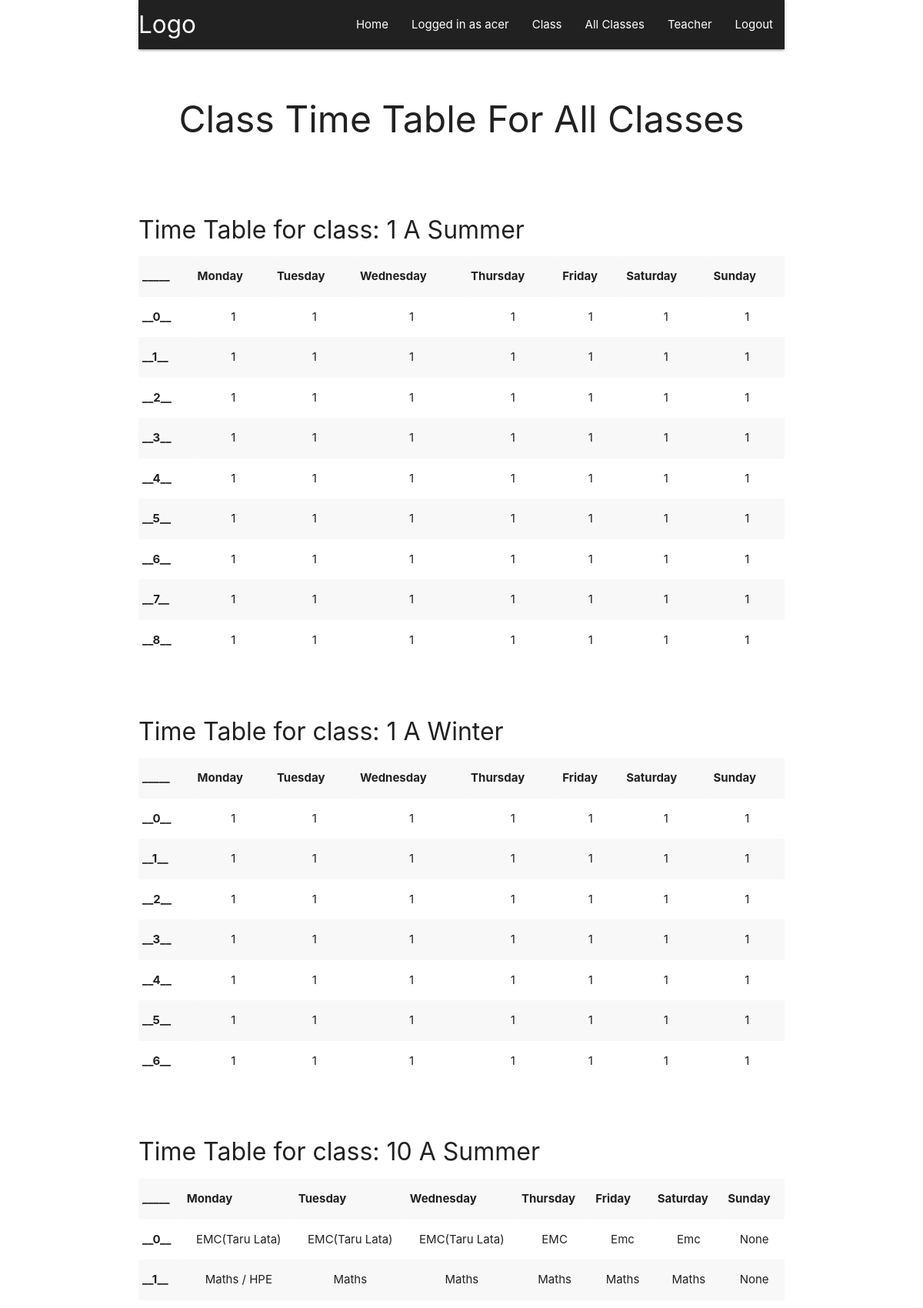
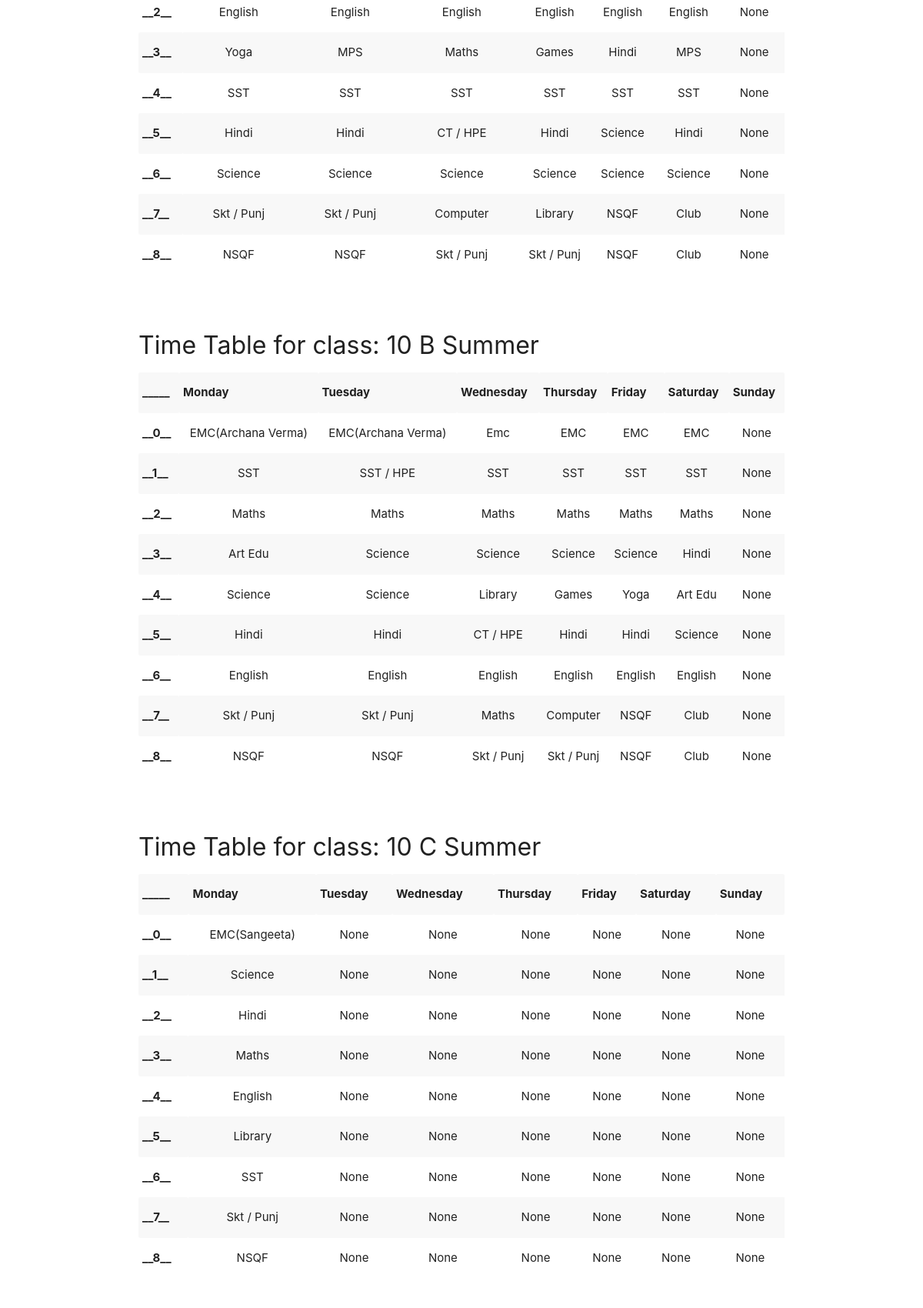
The app's page /classall/ (signed in, upper part) with its own data (2 pictures, top to bottom).
### app1/models.py (models this page shows, shortened)
class cltt(models.Model):
	clno = models.PositiveSmallIntegerField()
	clse = models.CharField(max_length = 10)
	cltime = models.CharField(max_length = 150)
	m0 = models.CharField(max_length = 150, null=True, blank=True)
	m1 = models.CharField(max_length = 150, null=True, blank=True)
	m2 = models.CharField(max_length = 150, null=True, blank=True)
	m3 = models.CharField(max_length = 150, null=True, blank=True)
	m4 = models.CharField(max_length = 150, null=True, blank=True)
	m5 = models.CharField(max_length = 150, null=True, blank=True)
	m6 = models.CharField(max_length = 150, null=True, blank=True)
	m7 = models.CharField(max_length = 150, null=True, blank=True)
	m8 = models.CharField(max_length = 150, null=True, blank=True)
	t0 = models.CharField(max_length = 150, null=True, blank=True)
	t1 = models.CharField(max_length = 150, null=True, blank=True)
	t2 = models.CharField(max_length = 150, null=True, blank=True)
	t3 = models.CharField(max_length = 150, null=True, blank=True)
	t4 = models.CharField(max_length = 150, null=True, blank=True)
	t5 = models.CharField(max_length = 150, null=True, blank=True)
	t6 = models.CharField(max_length = 150, null=True, blank=True)
	t7 = models.CharField(max_length = 150, null=True, blank=True)
	t8 = models.CharField(max_length = 150, null=True, blank=True)
	w0 = models.CharField(max_length = 150, null=True, blank=True)
	w1 = models.CharField(max_length = 150, null=True, blank=True)
	w2 = models.CharField(max_length = 150, null=True, blank=True)
	w3 = models.CharField(max_length = 150, null=True, blank=True)
	w4 = models.CharField(max_length = 150, null=True, blank=True)
	w5 = models.CharField(max_length = 150, null=True, blank=True)
	w6 = models.CharField(max_length = 150, null=True, blank=True)
	w7 = models.CharField(max_length = 150, null=True, blank=True)
	w8 = models.CharField(max_length = 150, null=True, blank=True)
	h0 = models.CharField(max_length = 150, null=True, blank=True)
	h1 = models.CharField(max_length = 150, null=True, blank=True)
	h2 = models.CharField(max_length = 150, null=True, blank=True)
	h3 = models.CharField(max_length = 150, null=True, blank=True)
	h4 = models.CharField(max_length = 150, null=True, blank=True)
	h5 = models.CharField(max_length = 150, null=True, blank=True)
	h6 = models.CharField(max_length = 150, null=True, blank=True)
	h7 = models.CharField(max_length = 150, null=True, blank=True)
	h8 = models.CharField(max_length = 150, null=True, blank=True)
	f0 = models.CharField(max_length = 150, null=True, blank=True)
	f1 = models.CharField(max_length = 150, null=True, blank=True)
	f2 = models.CharField(max_length = 150, null=True, blank=True)
	f3 = models.CharField(max_length = 150, null=True, blank=True)
	f4 = models.CharField(max_length = 150, null=True, blank=True)
	f5 = models.CharField(max_length = 150, null=True, blank=True)
	f6 = models.CharField(max_length = 150, null=True, blank=True)
	f7 = models.CharField(max_length = 150, null=True, blank=True)
	f8 = models.CharField(max_length = 150, null=True, blank=True)
	s0 = models.CharField(max_length = 150, null=True, blank=True)
	s1 = models.CharField(max_length = 150, null=True, blank=True)
	s2 = models.CharField(max_length = 150, null=True, blank=True)
	s3 = models.CharField(max_length = 150, null=True, blank=True)
	s4 = models.CharField(max_length = 150, null=True, blank=True)
	s5 = models.CharField(max_length = 150, null=True, blank=True)
	s6 = models.CharField(max_length = 150, null=True, blank=True)
	s7 = models.CharField(max_length = 150, null=True, blank=True)
	s8 = models.CharField(max_length = 150, null=True, blank=True)
	u0 = models.CharField(max_length = 150, null=True, blank=True)
	u1 = models.CharField(max_length = 150, null=True, blank=True)
	u2 = models.CharField(max_length = 150, null=True, blank=True)
	u3 = models.CharField(max_length = 150, null=True, blank=True)
	u4 = models.CharField(max_length = 150, null=True, blank=True)
	u5 = models.CharField(max_length = 150, null=True, blank=True)
	u6 = models.CharField(max_length = 150, null=True, blank=True)
	u7 = models.CharField(max_length = 150, null=True, blank=True)
	u8 = models.CharField(max_length = 150, null=True, blank=True)

### app1/views.py (the view)
# urls.py: path('classall/', views.classes, name = 'classes'),
def classes(request):
    assert isinstance(request, HttpRequest)
    da = cltt.objects.all()
    return render(
        request,
        'app1/classes.html',
        {
			'title':'All Classes',
			'datas':da,
			'year':datetime.now().year,
		}
	)

### app1/templates/app1/classes.html (shortened to what this page needs)
{% extends "app1/layout.html" %}
{% block content %}
{% if request.user.is_authenticated %}
	<br />
	<h1 align="center">
		Class Time Table For All Classes
	</h1>
	<br />
	<br />
		{% for data in datas %}
				<h3>
					Time Table for class: {{ data.clno }} {{ data.clse }} {{ data.cltime }}
				</h3>
				<table class="highlight striped centered responsive-table">
					<tr>
						<th>
							_____
						</th>
						<th>
							Monday
						</th>
						<th>
							Tuesday
						</th>
						<th>
							Wednesday
						</th>
						<th>
							Thursday
						</th>
						<th>
							Friday
						</th>
						<th>
							Saturday
						</th>
						<th>
							Sunday
						</th>
					</tr>
					<tr>
						<th>
							__0__
						</th>
						<td>
							{{ data.m0 }}
						</td>
						<td>
							{{ data.t0 }}
						</td>
						<td>
							{{ data.w0 }}
						</td>
						<td>
							{{ data.h0 }}
						</td>
						<td>
							{{ data.f0 }}
						</td>
						<td>
							{{ data.s0 }}
						</td>
						<td>
							{{ data.u0 }}
						</td>
					</tr>
					<tr>
						<th>
							__1__
						</th>
						<td>
							{{ data.m1 }}
						</td>
						<td>
							{{ data.t1 }}
						</td>
						<td>
							{{ data.w1 }}
						</td>
						<td>
							{{ data.h1 }}
						</td>
						<td>
							{{ data.f1 }}
						</td>
						<td>
							{{ data.s1 }}
						</td>
						<td>
							{{ data.u1 }}
						</td>
					</tr>
					<tr>
						<th>
							__2__
						</th>
						<td>
							{{ data.m2 }}
						</td>
						<td>
							{{ data.t2 }}
						</td>
						<td>
							{{ data.w2 }}
						</td>
						<td>
							{{ data.h2 }}
						</td>
						<td>
							{{ data.f2 }}
						</td>
						<td>
							{{ data.s2 }}
						</td>
						<td>
							{{ data.u2 }}
						</td>
					</tr>
					<tr>
						<th>
							__3__
						</th>
						<td>
							{{ data.m3 }}
						</td>
						<td>
							{{ data.t3 }}
						</td>
						<td>
							{{ data.w3 }}
						</td>
						<td>
							{{ data.h3 }}
						</td>
						<td>
							{{ data.f3 }}
						</td>
						<td>
							{{ data.s3 }}
						</td>
						<td>
							{{ data.u3 }}
						</td>
					</tr>
					<tr>
						<th>
							__4__
						</th>
						<td>
							{{ data.m4 }}
						</td>
						<td>
							{{ data.t4 }}
						</td>
						<td>
							{{ data.w4 }}
						</td>
						<td>
							{{ data.h4 }}
						</td>
						<td>
							{{ data.f4 }}
						</td>
						<td>
							{{ data.s4 }}
						</td>
						<td>
							{{ data.u4 }}
						</td>
					</tr>
					<tr>
						<th>
							__5__
						</th>
						<td>
							{{ data.m5 }}
						</td>
						<td>
							{{ data.t5 }}
						</td>
						<td>
							{{ data.w5 }}
						</td>
						<td>
							{{ data.h5 }}
						</td>
						<td>
							{{ data.f5 }}
						</td>
						<td>
							{{ data.s5 }}
						</td>
						<td>
							{{ data.u5 }}
						</td>
					</tr>
					<tr>
						<th>
							__6__
						</th>
						<td>
							{{ data.m6 }}
						</td>
						<td>
							{{ data.t6 }}
						</td>
						<td>
							{{ data.w6 }}
						</td>
						<td>
							{{ data.h6 }}
						</td>
						<td>
							{{ data.f6 }}
						</td>
						<td>
							{{ data.s6 }}
						</td>
						<td>
							{{ data.u6 }}
						</td>
					</tr>
					{% if data.cltime == "Summer" %}
						<tr>
							<th>
								__7__
							</th>
							<td>
								{{ data.m7 }}
							</td>
							<td>
								{{ data.t7 }}
							</td>
							<td>
								{{ data.w7 }}
							</td>
							<td>
								{{ data.h7 }}
							</td>
							<td>
								{{ data.f7 }}
							</td>
							<td>
								{{ data.s7 }}
							</td>
							<td>
								{{ data.u7 }}
							</td>
						</tr>
						<tr>
							<th>
								__8__
							</th>
							<td>
								{{ data.m8 }}
							</td>
							<td>
								{{ data.t8 }}
							</td>
							<td>
								{{ data.w8 }}
							</td>
							<td>
								{{ data.h8 }}
							</td>
							<td>
								{{ data.f8 }}
							</td>
							<td>
								{{ data.s8 }}
							</td>
							<td>
								{{ data.u8 }}
							</td>
						</tr>
					{% endif %}
				</table>
				<br />
				<br />
		{% endfor %}
  {% endif %}
{% endblock %}

### app1/templates/app1/layout.html (shortened to what this page needs)
<!DOCTYPE html>
<head>
    {% load static %}
    <link rel="stylesheet" href="https://cdnjs.cloudflare.com/ajax/libs/materialize/1.0.0/css/materialize.min.css">
</head>
<body>
    {% include "app1/include/navbar.html" %}
    <div class="container body-content">
        {% block content %}
        {% endblock %}
    </div>
    {% include "app1/include/footer.html" %}
</body>
</html>

### app1/templates/app1/include/navbar.html (shortened to what this page needs)
<div class="container">
  <nav class="grey darken-4 sidenav-trigger">
      <div class="nav-wrapper">
        <a href="#!" class="brand-logo">Logo</a>
        <ul class="right hide-on-med-and-down">
          <li><a href="/">Home</a></li>
          {% if request.user.is_authenticated %}
            <li><a href="{% if request.user.is_superuser %}/admin {% else %}/user{% endif %}">Logged in as {{ request.user.username }}</a></li>
            <li><a href="/class">Class</a></li>
            <li><a href="/classall">All Classes</a></li>
            <li><a href="/teacher">Teacher</a></li>
            <li><a href="/logout">Logout</a></li>
          {% elif not request.user.is_authenticated %}
            <li><a href="/register">Register</a></li>
            <li><a href="/login">Login</a></li>
          {% endif %}
        </ul>
      </div>
  </nav>
</div>

### app1/templates/app1/include/footer.html (shortened to what this page needs)
<br />
<br />

### app1/templates/app1/layout.html (style rules this page uses)
body { display: flex; min-height: 100vh; flex-direction: column; }
h1 { font-size: 6vh; }
h3 { font-size: 4vh; }

### records on screen
cltt: clno "1", clse "A", cltime "Summer", m0 "1", t0 "1", w0 "1", h0 "1", f0 "1", s0 "1", u0 "1", m1 "1", t1 "1", w1 "1", h1 "1", f1 "1", s1 "1", u1 "1", m2 "1", t2 "1", w2 "1", h2 "1", f2 "1", s2 "1", u2 "1", m3 "1", t3 "1", w3 "1", h3 "1", f3 "1", s3 "1", u3 "1", m4 "1", t4 "1", w4 "1", h4 "1", f4 "1", s4 "1", u4 "1", m5 "1", t5 "1", w5 "1", h5 "1", f5 "1", s5 "1", u5 "1", m6 "1", t6 "1", w6 "1", h6 "1", f6 "1", s6 "1", u6 "1", m7 "1", t7 "1", w7 "1", h7 "1", f7 "1", s7 "1", u7 "1", m8 "1", t8 "1", w8 "1", h8 "1", f8 "1", s8 "1", u8 "1"
cltt: clno "1", clse "A", cltime "Winter", m0 "1", t0 "1", w0 "1", h0 "1", f0 "1", s0 "1", u0 "1", m1 "1", t1 "1", w1 "1", h1 "1", f1 "1", s1 "1", u1 "1", m2 "1", t2 "1", w2 "1", h2 "1", f2 "1", s2 "1", u2 "1", m3 "1", t3 "1", w3 "1", h3 "1", f3 "1", s3 "1", u3 "1", m4 "1", t4 "1", w4 "1", h4 "1", f4 "1", s4 "1", u4 "1", m5 "1", t5 "1", w5 "1", h5 "1", f5 "1", s5 "1", u5 "1", m6 "1", t6 "1", w6 "1", h6 "1", f6 "1", s6 "1", u6 "1"
cltt: clno "10", clse "A", cltime "Summer", m0 "EMC(Taru Lata)", t0 "EMC(Taru Lata)", w0 "EMC(Taru Lata)", h0 "EMC", f0 "Emc", s0 "Emc", u0 "None", m1 "Maths / HPE", t1 "Maths", w1 "Maths", h1 "Maths", f1 "Maths", s1 "Maths", u1 "None", m2 "English", t2 "English", w2 "English", h2 "English", f2 "English", s2 "English", u2 "None", m3 "Yoga", t3 "MPS", w3 "Maths", h3 "Games", f3 "Hindi", s3 "MPS", u3 "None", m4 "SST", t4 "SST", w4 "SST", h4 "SST", f4 "SST", s4 "SST", u4 "None", m5 "Hindi", t5 "Hindi", w5 "CT / HPE", h5 "Hindi", f5 "Science", s5 "Hindi", u5 "None", m6 "Science", t6 "Science", w6 "Science", h6 "Science", f6 "Science", s6 "Science", u6 "None", m7 "Skt / Punj", t7 "Skt / Punj", w7 "Computer", h7 "Library", f7 "NSQF", s7 "Club", u7 "None", m8 "NSQF", t8 "NSQF", w8 "Skt / Punj", h8 "Skt / Punj", f8 "NSQF", s8 "Club", u8 "None"
cltt: clno "10", clse "B", cltime "Summer", m0 "EMC(Archana Verma)", t0 "EMC(Archana Verma)", w0 "Emc", h0 "EMC", f0 "EMC", s0 "EMC", u0 "None", m1 "SST", t1 "SST / HPE", w1 "SST", h1 "SST", f1 "SST", s1 "SST", u1 "None", m2 "Maths", t2 "Maths", w2 "Maths", h2 "Maths", f2 "Maths", s2 "Maths", u2 "None", m3 "Art Edu", t3 "Science", w3 "Science", h3 "Science", f3 "Science", s3 "Hindi", u3 "None", m4 "Science", t4 "Science", w4 "Library", h4 "Games", f4 "Yoga", s4 "Art Edu", u4 "None", m5 "Hindi", t5 "Hindi", w5 "CT / HPE", h5 "Hindi", f5 "Hindi", s5 "Science", u5 "None", m6 "English", t6 "English", w6 "English", h6 "English", f6 "English", s6 "English", u6 "None", m7 "Skt / Punj", t7 "Skt / Punj", w7 "Maths", h7 "Computer", f7 "NSQF", s7 "Club", u7 "None", m8 "NSQF", t8 "NSQF", w8 "Skt / Punj", h8 "Skt / Punj", f8 "NSQF", s8 "Club", u8 "None"
cltt: clno "10", clse "C", cltime "Summer", m0 "EMC(Sangeeta)", t0 "None", w0 "None", h0 "None", f0 "None", s0 "None", u0 "None", m1 "Science", t1 "None", w1 "None", h1 "None", f1 "None", s1 "None", u1 "None", m2 "Hindi", t2 "None", w2 "None", h2 "None", f2 "None", s2 "None", u2 "None", m3 "Maths", t3 "None", w3 "None", h3 "None", f3 "None", s3 "None", u3 "None", m4 "English", t4 "None", w4 "None", h4 "None", f4 "None", s4 "None", u4 "None", m5 "Library", t5 "None", w5 "None", h5 "None", f5 "None", s5 "None", u5 "None", m6 "SST", t6 "None", w6 "None", h6 "None", f6 "None", s6 "None", u6 "None", m7 "Skt / Punj", t7 "None", w7 "None", h7 "None", f7 "None", s7 "None", u7 "None", m8 "NSQF", t8 "None", w8 "None", h8 "None", f8 "None", s8 "None", u8 "None"

### other values on screen
{{ request.user.username }} "acer"
